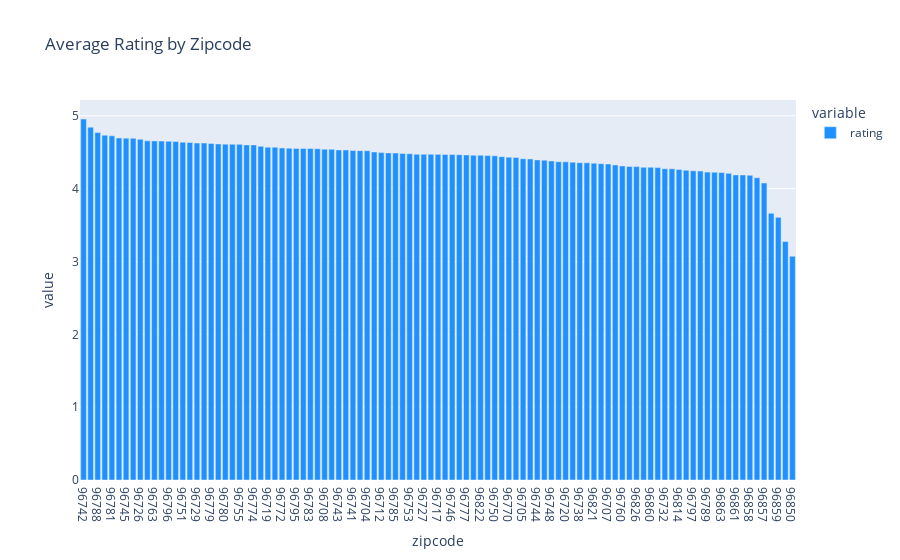

The notebook cell this image was saved under:
### Code cell
zipcodeRating = hawaiiDataFrame[['zipcode', 'rating']].groupby('zipcode')\
.mean().sort_values(by='rating', ascending=False)
fig = px.bar(zipcodeRating, title='Average Rating by Zipcode', 
color_discrete_sequence=['dodgerblue'])

fig.show()

### Figure 1 — Plotly figure (JSON) as saved in the notebook; plotly's stock layout.template omitted (floating-point values rounded to 4 significant figures)
{"data": [{"alignmentgroup": "True", "hovertemplate": "variable=rating<br>zipcode=%{x}<br>value=%{y}<extra></extra>", "legendgroup": "rating", "marker": {"color": "dodgerblue", "pattern": {"shape": ""}}, "name": "rating", "offsetgroup": "rating", "orientation": "v", "showlegend": true, "textposition": "auto", "type": "bar", "x": ["96742", "96759", "96788", "96765", "96781", "96718", "96745", "96730", "96726", "96764", "96763", "96747", "96796", "96867", "96751", "96713", "96729", "96791", "96779", "96728", "96780", "96725", "96755", "96790", "96774", "96716", "96719", "96776", "96772", "96848", "96795", "96754", "96783", "96784", "96708", "96771", "96743", "96703", "96741", "96752", "96704", "96710", "96712", "96793", "96785", "96762", "96753", "96714", "96727", "96825", "96717", "96756", "96746", "96761", "96777", "96722", "96822", "96778", "96750", "96731", "96770", "96768", "96705", "96734", "96744", "96818", "96748", "96816", "96720", "96740", "96738", "96766", "96821", "96792", "96707", "96813", "96760", "96737", "96826", "96815", "96860", "96817", "96732", "96701", "96814", "96786", "96797", "96706", "96789", "96749", "96863", "96782", "96861", "96819", "96858", "96853", "96857", "96757", "96859", "96820", "96850"], "xaxis": "x", "y": [4.956, 4.844, 4.769, 4.733, 4.725, 4.696, 4.692, 4.691, 4.678, 4.656, 4.655, 4.653, 4.65, 4.647, 4.636, 4.633, 4.626, 4.626, 4.619, 4.613, 4.61, 4.609, 4.608, 4.6, 4.6, 4.581, 4.569, 4.569, 4.558, 4.554, 4.552, 4.552, 4.55, 4.547, 4.541, 4.541, 4.531, 4.53, 4.523, 4.521, 4.52, 4.503, 4.495, 4.49, 4.489, 4.483, 4.479, 4.472, 4.472, 4.472, 4.47, 4.469, 4.467, 4.466, 4.462, 4.458, 4.458, 4.453, 4.45, 4.439, 4.432, 4.427, 4.411, 4.408, 4.394, 4.39, 4.379, 4.369, 4.367, 4.363, 4.356, 4.354, 4.349, 4.342, 4.337, 4.324, 4.311, 4.304, 4.303, 4.294, 4.293, 4.289, 4.273, 4.272, 4.263, 4.252, 4.245, 4.241, 4.227, 4.225, 4.22, 4.209, 4.188, 4.187, 4.183, 4.149, 4.077, 3.661, 3.606, 3.273, 3.071], "yaxis": "y"}], "layout": {"barmode": "relative", "legend": {"title": {"text": "variable"}, "tracegroupgap": 0}, "title": {"text": "Average Rating by Zipcode"}, "xaxis": {"anchor": "y", "domain": [0, 1], "title": {"text": "zipcode"}}, "yaxis": {"anchor": "x", "domain": [0, 1], "title": {"text": "value"}}}}
